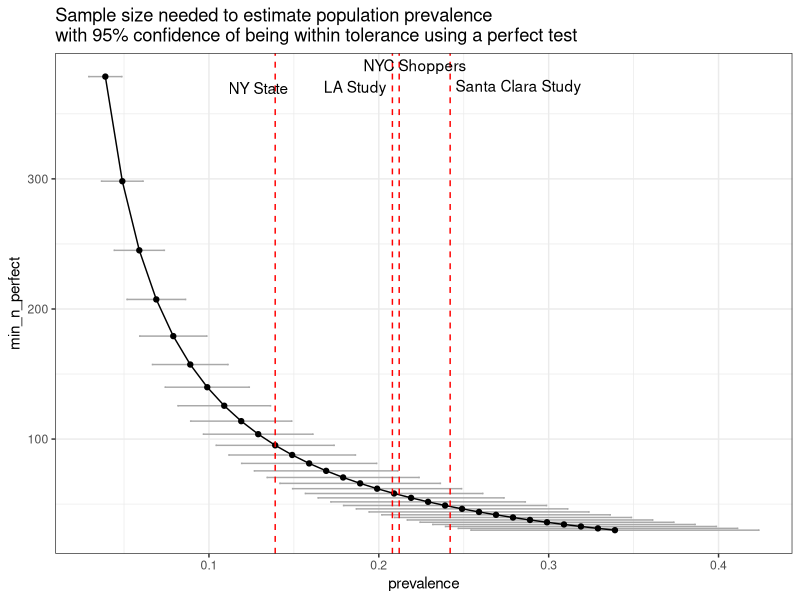
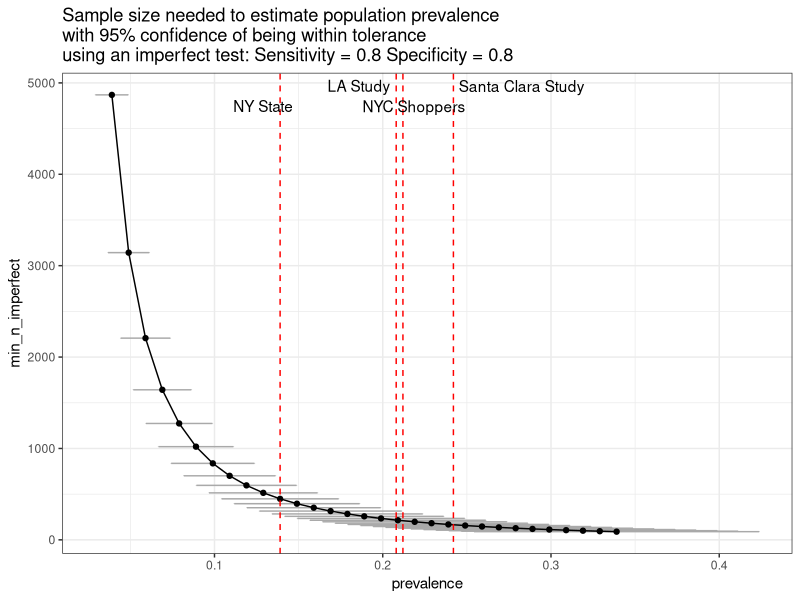
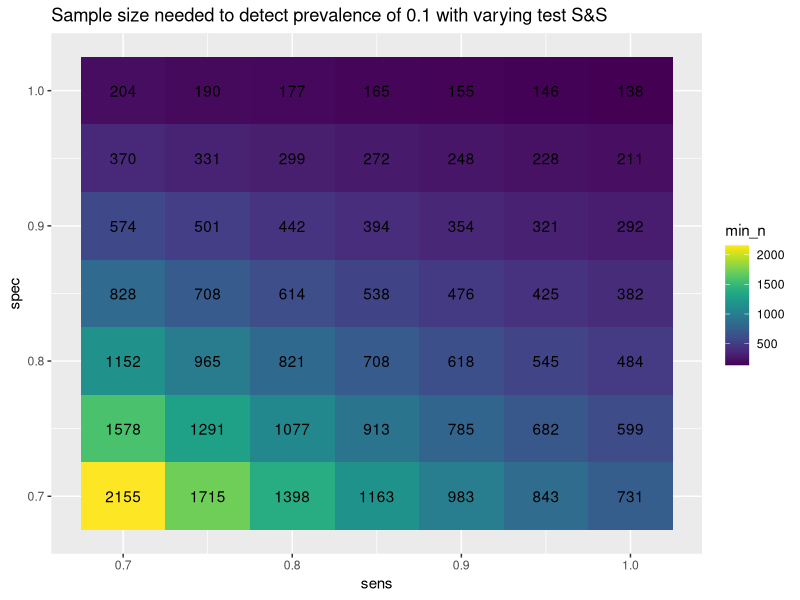
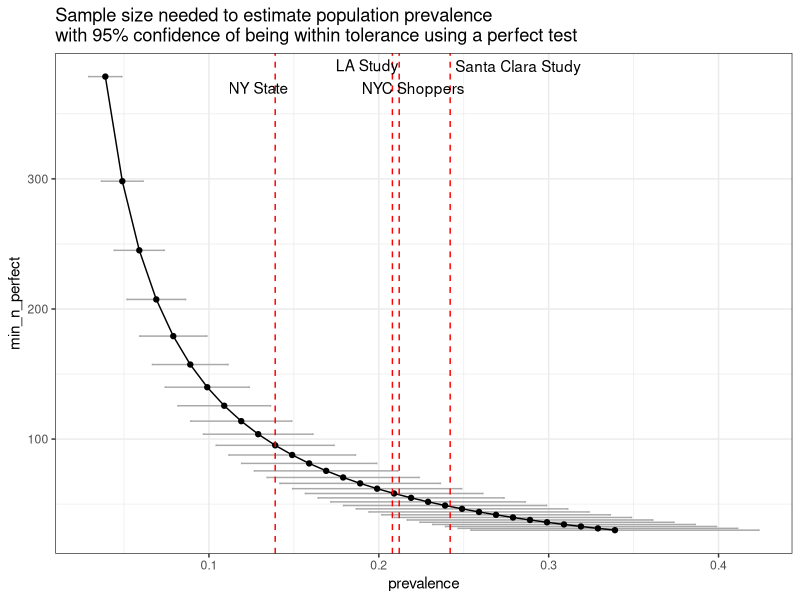
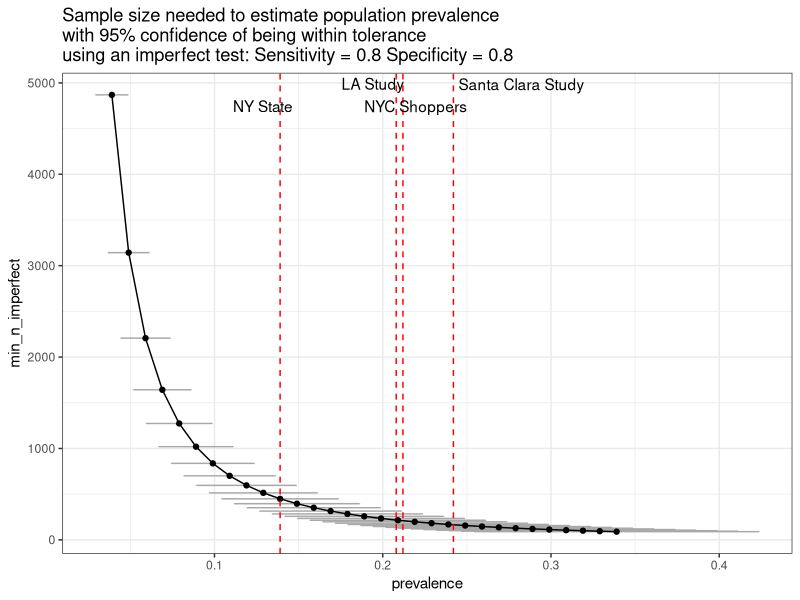
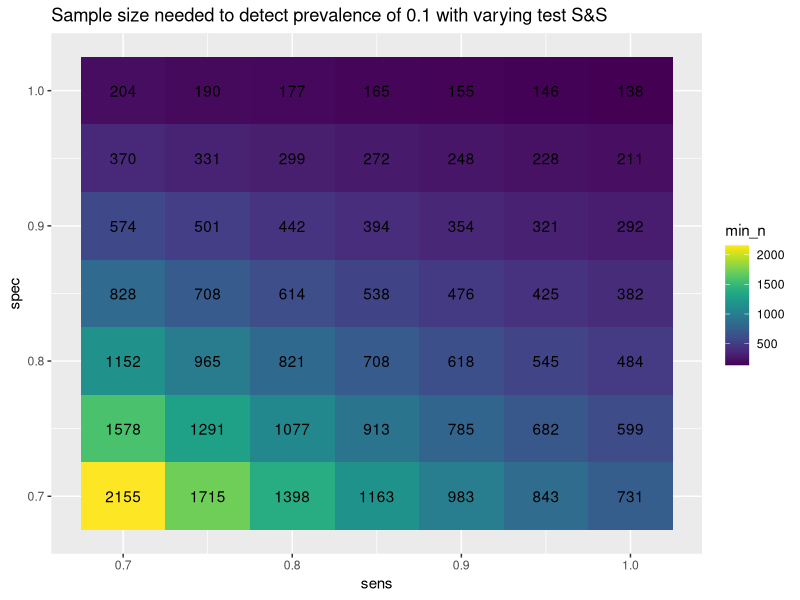

Recreate these plots in R, in order.
## ---- chunk 1
knitr::opts_chunk$set(echo = TRUE)
library(dplyr)
library(tidyr)
library(ggplot2)
library(ggrepel)
library(viridis)
require(cowplot)

## ---- chunk 2

# Set up data

# Dummy frame for reported prevalence values
reported_prev <- data.frame(
  area = c("NY State", "NYC Shoppers", "LA Study", "Santa Clara Study"),
  prev = c(0.139, 0.212, 0.208, 0.242)
)

# Z score for 95% CI
z = 1.96

# PREVALENCE RANGE 
# based on reported prevalences
min_prev = min(reported_prev$prev - 0.1)
max_prev = max(reported_prev$prev + 0.1)

# TOLERANCE LEVEL (ALLOWABLE ERROR)
# Conventionally, an ‘absolute’ allowable error margin d of ±5 % is chosen, 
# but, as is common in clinical practice, 
# if expected prevalence P is <10 %, 
# the 95 % confidence boundaries may cross 0, which is impractical.
# A common recommendation is to set d = P/2 for rare 
# and d = (1-P)/2 for very common conditions


# Data frame of prevalence, tolerance, and min n
# Use simple formula for perfect etst
# min_n_perfect: 95% chance of estimating true prevalence at min sample size

result_df <- data.frame(prevalence = seq(min_prev, max_prev, by = .01)) %>%
  mutate(tolerance = ifelse(prevalence < 0.1 | prevalence > 0.0,
                            prevalence/2,
                            0.05),
         min_n_perfect = ((z/tolerance)^2) * prevalence * (1 - prevalence))

# Plot estimates of prevalence vs min n
plot_q1 <- ggplot(data = result_df, 
       aes(x = prevalence, y = min_n_perfect)) +
    geom_errorbarh(aes(xmin = prevalence - tolerance/2, 
                     xmax = prevalence + tolerance/2),
                 color = "darkgray") +
  geom_point() +
  geom_line() +

  theme_bw() +
  geom_vline(xintercept = reported_prev$prev, 
             linetype = "dashed", 
             color = "red") +
  geom_text_repel(data = reported_prev,
                    aes(y = max(result_df$min_n_perfect),
                        x = prev,
                        label = area),
                    box.padding = 0.2,
                    arrow = arrow(ends = "last", length = unit(0.1, "cm"))
                   ) +
  ggtitle("Sample size needed to estimate population prevalence\nwith 95% confidence of being within tolerance using a perfect test")

plot_q1

## ---- chunk 3

# Imperfect test - with sensitivity and specificity
# Rogan and Gladen 1978
# Assume normal approximation to binomial distribution

# Vary sensitivity and specificity
# For now hardcode values around Marson paper estimates
sens = 0.8
spec = 0.8

imp_result_df <- result_df %>%
 mutate(sens = sens,
        spec = spec,
        min_n_imperfect = (z/tolerance)^2 * 
          ((sens * prevalence) + (1 - spec)*(1 - prevalence)) * 
          (1 - (sens * prevalence) - (1 - spec)* (1 - prevalence)) / 
          (sens + spec - 1)^2
 )

plot_q2 <- ggplot(data = imp_result_df, 
       aes(x = prevalence, y = min_n_imperfect)) +
    geom_errorbarh(aes(xmin = prevalence - tolerance/2, 
                     xmax = prevalence + tolerance/2),
                 color = "darkgray") +
  geom_point() +
  geom_line() +
  theme_bw() +
  geom_vline(xintercept = reported_prev$prev, 
             linetype = "dashed", 
             color = "red") +
  geom_text_repel(data = reported_prev,
                    aes(y = max(imp_result_df$min_n_imperfect),
                        x = prev,
                        label = area),
                    box.padding = 0.2,
                    arrow = arrow(ends = "last", length = unit(0.1, "cm"))
                   ) +
  ggtitle(paste0("Sample size needed to estimate population prevalence\nwith 95% confidence of being within tolerance\nusing an imperfect test: Sensitivity = ", sens, " Specificity = ", spec))

plot_q2


## ---- chunk 4

# Use same formula for imperfect test as in Q2
# Set prevalence to 0.1 

# Reported sensitivity and specificity of tests
# Fill in with real data
reported_ss <- data.frame(
  test = c("test1", "test2", "test3"),
  sens = c(0.8,0.9,1),
  spec = c(0.8,0.9,1)
)

set_prev = 0.1
# Now vary sensitivity and specificity

q3_result_df <- data.frame(
  sens = seq(0.7,1, by = 0.05),
  spec = seq(0.7,1, by = 0.05)) %>%
  complete(sens, spec) %>%
 mutate(
   prevalence = set_prev,
   tolerance = ifelse(prevalence < 0.1 | prevalence > 0.0,
                            prevalence/2,
                            0.05),
   min_n = (z/tolerance)^2 * 
          ((sens * prevalence) + (1 - spec)*(1 - prevalence)) * 
          (1 - (sens * prevalence) - (1 - spec)* (1 - prevalence)) / 
          (sens + spec - 1)^2
 )

plot_q3 <- ggplot(data = q3_result_df, 
       aes(x = sens, y = spec)) +
  geom_tile(aes(fill = min_n, label = min_n)) +
  geom_text(aes(label = round(min_n, digits = 0))) +
  ggtitle(paste0("Sample size needed to detect prevalence of ", 
                 set_prev, " with varying test S&S")) +
  scale_fill_viridis(discrete = F)

plot_q3


## ---- chunk 5

ggsave(plot_q1, filename = "./plots/q1.pdf", device = "pdf")
ggsave(plot_q2, filename = "./plots/q2.pdf", device = "pdf")
ggsave(plot_q3, filename = "./plots/q3.pdf", device = "pdf")
